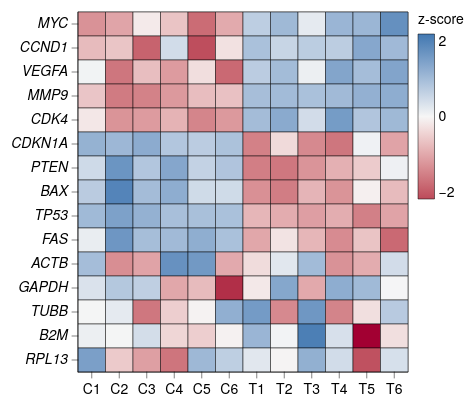

Write the Vega-Lite specification saved for this chart.
### Vega-Lite specification from a JSON file in a GitHub repository (floating-point values rounded to 4 significant figures; data arrays with more than 128 entries replaced by an {"elided": "..."} marker saying what was removed)
{"background": null, "config": {"arc": {"fill": "#DBDBDB", "fillOpacity": 1.0, "innerRadius": 41.25, "padAngle": 0.03, "stroke": "black", "strokeOpacity": 1, "strokeWidth": 0.25}, "area": {"fill": "#DBDBDB", "fillOpacity": 1.0, "stroke": "black", "strokeOpacity": 1, "strokeWidth": 0.25}, "axis": {"domain": true, "domainCap": "round", "domainColor": "black", "domainWidth": 0.25, "grid": false, "gridCap": "round", "gridColor": "#F1F1F1", "gridDash": [0, 0], "gridOpacity": 1.0, "gridWidth": 0.25, "labelColor": "black", "labelFont": "Helvetica Neue, HelveticaNeue, Helvetica, Arial, sans-serif", "labelFontSize": 7, "labelFontStyle": "normal", "labelFontWeight": 400, "offset": 0, "ticks": true, "tickCap": "round", "tickColor": "black", "tickRound": false, "tickSize": 3, "tickWidth": 0.25, "titleColor": "black", "titleFont": "Helvetica Neue, HelveticaNeue, Helvetica, Arial, sans-serif", "titleFontSize": 7, "titleFontStyle": "normal", "titleFontWeight": 400}, "axisX": {"domain": true, "labelAlign": "center", "labelAngle": 0, "labels": true, "ticks": true, "translate": 0}, "axisY": {"domain": true, "labelAlign": "right", "labelAngle": 0, "labels": true, "ticks": true, "translate": 0}, "axisRight": {"domain": true, "labelAlign": "left", "labelAngle": 0, "labels": true, "ticks": true, "translate": 0}, "axisTop": {"domain": true, "labelAlign": "center", "labelAngle": 0, "labels": true, "ticks": true, "translate": 0}, "axisBand": {"tickOffset": 0}, "bar": {"fill": "#DBDBDB", "fillOpacity": 1.0, "stroke": "black", "strokeOpacity": 1, "strokeWidth": 0.25}, "boxplot": {"size": 14.85, "ticks": {"cornerRadius": 0.25, "fill": "black", "opacity": 1, "size": 7.425, "thickness": 0.25}, "box": {"fillOpacity": 1.0, "stroke": "black", "strokeOpacity": 1, "strokeWidth": 0.25}, "median": {"cornerRadius": 0, "fill": "black", "fillOpacity": 1.0, "opacity": 1, "size": 14.85, "thickness": 0.25}, "rule": {"fill": "black", "fillOpacity": 1.0, "size": 16.5, "stroke": "black", "strokeDash": [0, 0], "strokeOpacity": 1, "strokeWidth": 0.25}, "outliers": {"color": "black", "fill": "black", "fillOpacity": 1.0, "size": 0, "stroke": "black", "strokeOpacity": 1, "strokeWidth": 0.25}}, "circle": {"fill": "black", "fillOpacity": 1.0, "size": 2.062, "stroke": null, "strokeOpacity": 1, "strokeWidth": 0.25}, "errorband": {"band": {"fillOpacity": 0.6, "stroke": null, "strokeWidth": 0.25, "strokeOpacity": 1}, "borders": {"opacity": 0, "strokeOpacity": 0.25, "strokeWidth": 1}}, "errorbar": {"opacity": 1, "rule": {"strokeDash": [0, 0], "strokeWidth": 0.25}, "ticks": {"color": "black", "cornerRadius": 0.125, "opacity": 1, "size": 9.9, "thickness": 0.25}, "thickness": 0.25}, "font": "Helvetica Neue, HelveticaNeue, Helvetica, Arial, sans-serif", "geoshape": {"fill": "#DBDBDB", "fillOpacity": 1.0, "stroke": "black", "strokeOpacity": 1, "strokeWidth": 0.25}, "header": {"labelColor": "black", "labelFont": "Helvetica Neue, HelveticaNeue, Helvetica, Arial, sans-serif", "labelFontSize": 7, "labelFontStyle": "normal", "labelFontWeight": 400, "titleColor": "black", "titleFont": "Helvetica Neue, HelveticaNeue, Helvetica, Arial, sans-serif", "titleFontSize": 7, "titleFontStyle": "normal", "titleFontWeight": 400, "titlePadding": 0}, "legend": {"disable": false, "offset": 4.5, "titlePadding": 4, "labelOffset": 2, "gradientLabelOffset": 2, "gradientLength": 82.5, "gradientThickness": 8.25, "gradientOpacity": 1.0, "gradientStrokeColor": "black", "gradientStrokeWidth": 0.25, "labelColor": "black", "labelFont": "Helvetica Neue, HelveticaNeue, Helvetica, Arial, sans-serif", "labelFontSize": 7, "labelFontStyle": "normal", "labelFontWeight": 400, "strokeColor": "black", "strokeWidth": 0, "symbolSize": 42, "symbolStrokeColor": "black", "symbolStrokeWidth": 0.25, "titleColor": "black", "titleFont": "Helvetica Neue, HelveticaNeue, Helvetica, Arial, sans-serif", "titleFontSize": 7, "titleFontStyle": "normal", "titleFontWeight": 400}, "line": {"color": "black", "stroke": "black", "strokeCap": "butt", "strokeDash": [0, 0], "strokeOpacity": 1, "strokeWidth": 0.5}, "point": {"filled": true, "fill": "#DBDBDB", "fillOpacity": 1.0, "size": 8.25, "stroke": "black", "strokeOpacity": 1, "strokeWidth": 0.25}, "range": {"category": ["#B2B2B2", "#4A7CD3", "#008542", "#664CAF", "#509F98", "#636363", "#284F93", "#005226", "#382864", "#285753"], "diverging": {"scheme": ["#443E60", "#5F597E", "#7C759B", "#9994B6", "#B7B4CC", "#D6D5DC", "#F6F6F6", "#D1DAD9", "#A4C2BF", "#7AA9A4", "#578E89", "#37736E", "#1B5954"]}, "heatmap": {"scheme": ["#440154", "#472270", "#433E82", "#38598C", "#2C728E", "#238A8D", "#24A086", "#39B578", "#5DC862", "#96D646", "#CAE02D", "#FDE724"]}, "ordinal": {"scheme": ["#F1F1F1", "#DBDBDB", "#C6C6C6", "#B2B2B2", "#9D9D9D", "#898989", "#767676", "#636363", "#515151", "#404040", "#2F2F2F", "#1F1F1F"]}, "ramp": {"scheme": ["#440154", "#472270", "#433E82", "#38598C", "#2C728E", "#238A8D", "#24A086", "#39B578", "#5DC862", "#96D646", "#CAE02D", "#FDE724"]}}, "rule": {"color": "black", "stroke": "black", "strokeCap": "round", "strokeDash": [2, 2], "strokeOpacity": 1, "strokeWidth": 0.25}, "scale": {"barBandPaddingInner": 0, "rectBandPaddingInner": 0, "tickBandPaddingInner": 0.1, "bandPaddingOuter": 0, "bandWithNestedOffsetPaddingInner": 0.2, "bandWithNestedOffsetPaddingOuter": 0.2, "offsetBandPaddingInner": 0, "offsetBandPaddingOuter": 0, "round": false}, "rect": {"fill": "#DBDBDB", "fillOpacity": 1.0, "stroke": "black", "strokeOpacity": 1, "strokeWidth": 0.25}, "square": {"fill": "#DBDBDB", "fillOpacity": 1.0, "size": 16.5, "stroke": "black", "strokeOpacity": 1, "strokeWidth": 0.25}, "text": {"color": "black", "font": "Helvetica Neue, HelveticaNeue, Helvetica, Arial, sans-serif", "fontSize": 7, "fontStyle": "normal", "fontWeight": 400}, "tick": {"color": "black", "cornerRadius": 0.125, "opacity": 1.0, "size": 14.85, "thickness": 0.25}, "title": {"anchor": "middle", "frame": "group", "color": "black", "font": "Helvetica Neue, HelveticaNeue, Helvetica, Arial, sans-serif", "fontSize": 7, "fontStyle": "normal", "fontWeight": 400, "subtitleColor": "black", "subtitleFont": "Helvetica Neue, HelveticaNeue, Helvetica, Arial, sans-serif", "subtitleFontSize": "Helvetica Neue, HelveticaNeue, Helvetica, Arial, sans-serif", "subtitleFontStyle": "normal", "subtitleFontWeight": 400}, "trail": {"color": "black", "opacity": 1, "size": 0.5}, "view": {"continuousWidth": 165, "continuousHeight": 180, "discreteWidth": 165, "discreteHeight": 180, "fill": null, "stroke": "black", "strokeWidth": 0.25}}, "data": {"name": "data-632dee7a6b575494698e75073b5a8a7b"}, "mark": {"type": "rect"}, "encoding": {"color": {"field": "z", "scale": {"domain": [-2, 2], "range": ["#BC4A5A", "#C96872", "#D4858B", "#DFA1A5", "#E8BDBF", "#F0DADA", "#F6F6F6", "#D7E0EB", "#B9CBE0", "#9BB6D5", "#7DA1C9", "#5F8CBD", "#4177B1"]}, "title": "z-score", "type": "quantitative"}, "x": {"field": "sample", "sort": ["C1", "C2", "C3", "C4", "C5", "C6", "T1", "T2", "T3", "T4", "T5", "T6"], "title": null, "type": "nominal"}, "y": {"axis": {"labelFontStyle": "italic"}, "field": "gene", "sort": ["MYC", "CCND1", "VEGFA", "MMP9", "CDK4", "CDKN1A", "PTEN", "BAX", "TP53", "FAS", "ACTB", "GAPDH", "TUBB", "B2M", "RPL13"], "title": null, "type": "nominal"}}, "$schema": "https://vega.github.io/schema/vega-lite/v6.4.1.json", "datasets": {"data-632dee7a6b575494698e75073b5a8a7b": {"elided": "180 records"}}}
